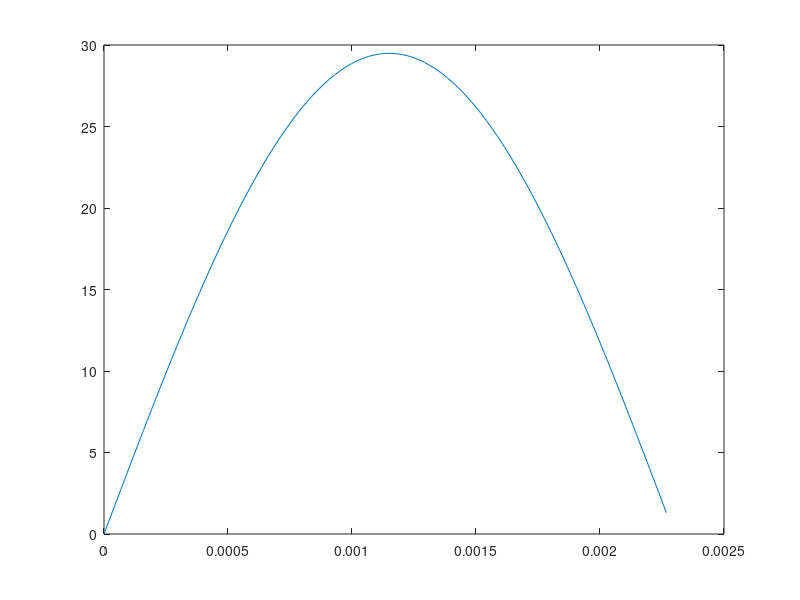
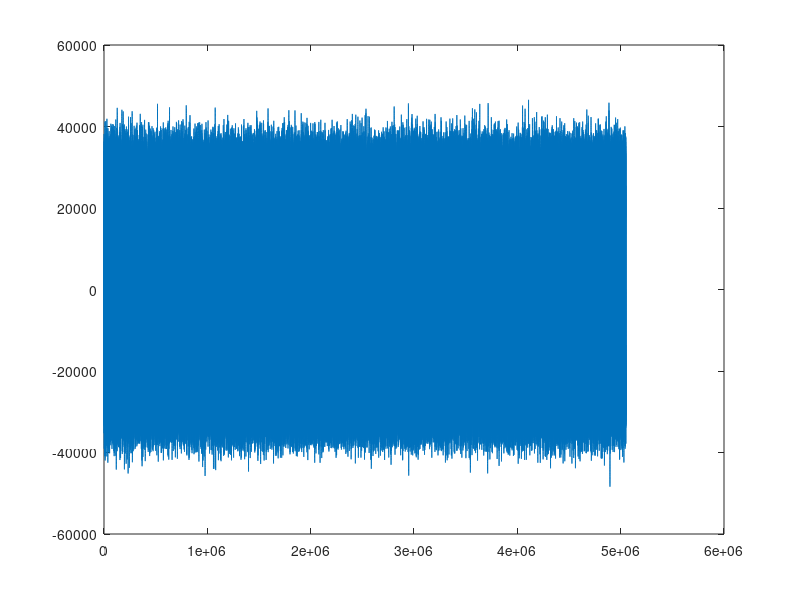
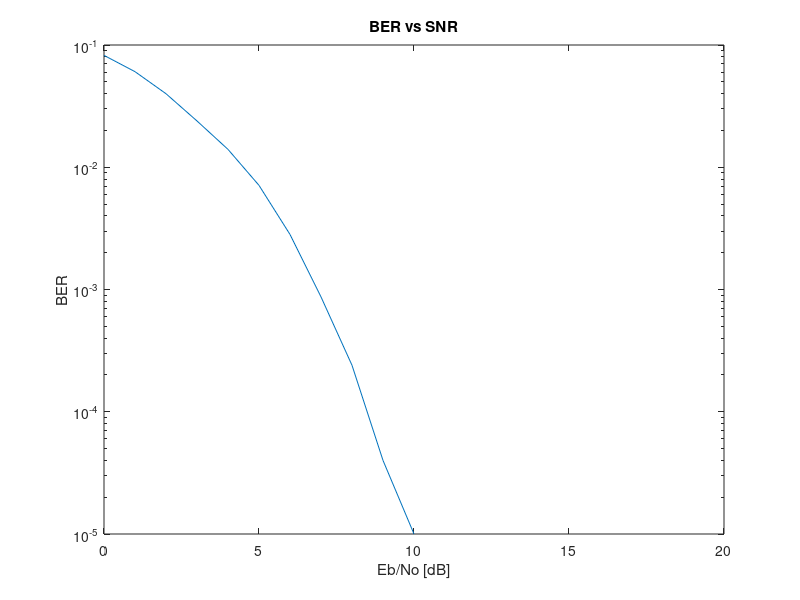

MATLAB code for these plots, in order:
% Task 1 
clc;
clear all;
close all;

%% Given parameters

fs=44100;
fc=4000;
Tsym=2.3*10^-3; 
fsym=1/Tsym; 
Tsamp=1/fs;
u=0.00023;
t=(0:Tsamp:Tsym-Tsamp); 
alpha=3/100; 
tot_data_bits=100000;
%% Generate Base Pulse

data=round(rand(1,tot_data_bits));
base_pulse = sin(2*pi*0.5*fsym*t); 
Es=sum(abs(base_pulse).^2)*(1/fs);
Pnorm=base_pulse/sqrt(Es);
figure (1);
plot(t,Pnorm);
%% Mapping to complex symbol

data_one_minus_one=data*2-1;
I_data=data_one_minus_one(1:2:end-1);
Q_data=data_one_minus_one(2:2:end);
QPSK_bits= -I_data-1i*Q_data; 
%% Modulation

QPSK_pulse=Pnorm'*QPSK_bits;
QPSK_pulse_train=reshape(QPSK_pulse, 1, []);
Modbitslength=length(QPSK_pulse_train);
Msglength=length(data)/2;
Realpart=real(QPSK_pulse_train); 
Imagpart=imag(QPSK_pulse_train);
t1=(0:Tsamp:101*Msglength*Tsamp-Tsamp); 
%% Up conversion

I=Realpart.*cos(2*pi*fc*t1); 
Q=Imagpart.*-sin(2*pi*fc*t1);
Y=sqrt(2).*(I+Q); 
%% SNR and channel parameters

SNR_dB=0:1:15;    
SNR_lin=10.^(SNR_dB/10);
No = 1./SNR_lin;
Ch = zeros(1,length(No));
BER= zeros(1,length(No));
Ch(1) = 1/(sqrt(1+alpha.^2));
Ch(end) = alpha*(1/(sqrt(1+alpha.^2)));
%% Transmission and reception

j=0;
for CurrNo = No 
Var=(CurrNo/2)*fs;
Noise=randn(1,Modbitslength).*sqrt(Var);
j=j+1;
convchannel=conv(Ch, Y);
R=convchannel(1:Modbitslength)+Noise; 

I_rx=R.*cos(2*pi*fc*t1);
Q_rx=R.*(-sin(2*pi*fc*t1));
I_matchedfilter=conv(I_rx, Pnorm);
Q_matchedfilter=conv(Q_rx, Pnorm);
figure (2); 
plot(I_matchedfilter);

for k=1:tot_data_bits/2
    I_sampled(k)=I_matchedfilter(1,101*k);
    Q_sampled(k)=Q_matchedfilter(1,101*k);
end
Total_sampled=[I_sampled, Q_sampled];

for k=1:length(I_sampled)   
    if (I_sampled(k)>0)
        DecodedSignal_I(k)= 0;
    else
        DecodedSignal_I(k)=1;
    end
end
for k=1:length(Q_sampled)  
    if (Q_sampled(k)>0)
        DecodedSignal_Q(k)= 0;
    else
        DecodedSignal_Q(k)=1;
    end
end
    
DecodedSignal = [DecodedSignal_I; DecodedSignal_Q];    
Decoded_bits = reshape(DecodedSignal,1,numel(DecodedSignal));

[errors,error_rate]=biterr(data,Decoded_bits);
error(j)=errors;
error_sum(j)=errors/length(data);
BER(j)= error_rate;
end
%% Plot The BER vs SNR
ber= BER/tot_data_bits;
figure (15)
semilogy(SNR_dB,BER); 
title('BER vs SNR') 
ylabel('BER') 
xlabel('Eb/No [dB]') 